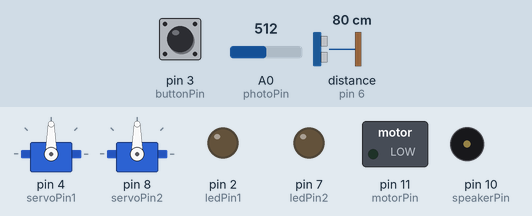
Recording of a sketch running on a simulated Arduino Uno, built with avr-gcc and run on an emulated ATmega328P. On the bench: 2 × servo, switched loads named in the sketch (green lamp = pin HIGH), output pins drawn as LEDs (lit = HIGH), buzzer (waves = sounding). Inputs (shaded band) come from the test bench; at power-on: pin 3 (buttonPin) LOW, distance to the obstacle (sensor on pin 6) 80 cm, A0 (photoPin) = 512. The echo pulse lasts 58.3 µs per cm; pins used as bus, display or sensor lines are not drawn; what the sketch prints to the serial monitor is not drawn.

Above: at 1.3 s.
1.4 s: pin 3 (buttonPin) pulled HIGH for 0.3 s
At 4.3 s:
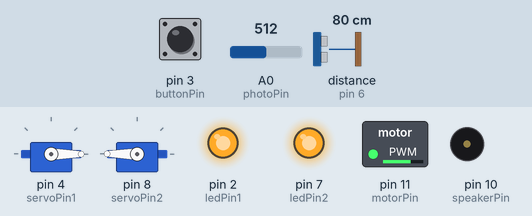
4.4 s: distance to the obstacle (sensor on pin 6) set to 7 cm
6.2 s: distance to the obstacle (sensor on pin 6) set to 4 cm
At 8.33 s:
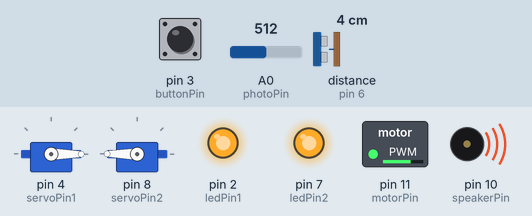
9.2 s: pin 3 (buttonPin) pulled HIGH for 1 s
At 12.0 s:
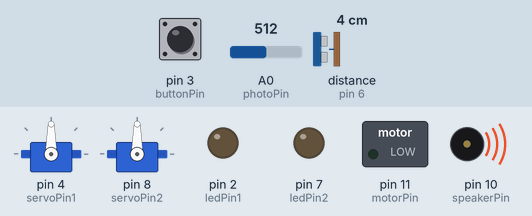
Timing chart, 0 to 13.2 s (numbered marks = the images above; inputs shaded):
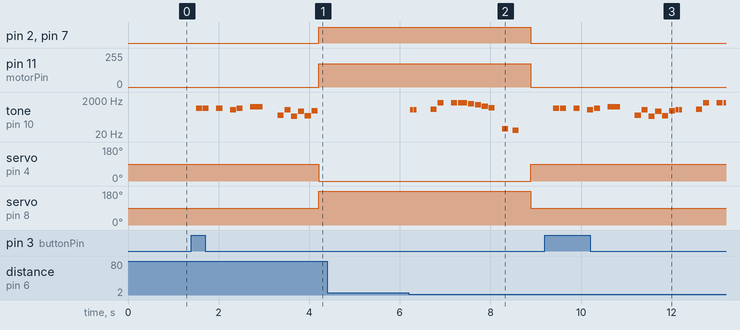

The sketch:

FinalRobot.ino
```cpp
/* "Roboo" - ENGR 1L Final Project
 * By Team 19: Ethan Sychangco, Tiffany Nguyen, Henrik Evers
 * Tuesday, March 21, 2023
 *
 * The "Roboo" is a car-like robot inspired by the "Boo" character
 * from the Mario Bros. series.
 *
 * The robot starts in an all-off state.
 * After pushing the start button, the robot will react to light.
 * When it is bright (shining a flashlight), it will act completely
 * still and rotate a servo to "hide its eyes". But when it is dark
 * (no flashlight), it will make noise, show its red eyes, and drive
 * forward.
 *
 * The "Roboo" has a game involved. The goal is stop the car on a
 * specific win zone, without having it reach the end of the track
 * where a figurine stands. If either conditions are met, corresponding
 * effects will play and the robot will return to an all-off state.
 *
 * Outline of this Arduino Sketch:
 * 1. Definitions
 * 2. Setup
 * 3. Functions
 * 4. Main Logic
 */


//=============//
// DEFINITIONS //
//=============//

#include <Servo.h>                      // include the Servo library

Servo myservo1;                         // initialize first servo object
Servo myservo2;                         // initialize second servo object

int photoPin = A0;                      // pin A0 is for photoresistor sensing
int ledPin1 = 2;                        // pin 2 is first RED LED
int ledPin2 = 7;                        // pin 7 is second RED LED
int servoPin1 = 4;                      // pin 4 is first servo motor (arm)
int servoPin2 = 8;                      // pin 8 is second servo motor (arm)
int usTrigPin = 5;                      // pin 5 is ultrasonic sensor "trigger"
int usReadPin = 6;                      // pin 6 is ultrasonic sensor "reading"
int speakerPin = 10;                    // pin 10 is speaker
int buttonPin = 3;                      // pin 3 is button
int motorPin = 11;                      // pin 11 is motor

enum notes {NOTE_C1 = 33, NOTE_E1 = 41, NOTE_D2 = 73, NOTE_E2 = 82,
  NOTE_A2 = 110, NOTE_A3 = 220, NOTE_AS3 = 233, NOTE_C4 = 262,
  NOTE_A4 = 440, NOTE_AS4 = 466, NOTE_C5 = 523, NOTE_CS5 = 554,
  NOTE_E5 = 659, NOTE_F5 = 698, NOTE_G5 = 784, NOTE_A5 = 880,
  NOTE_C6 = 1047, NOTE_D6 = 1175, NOTE_F6 = 1397, NOTE_G6 = 1568,
  NOTE_A6 = 1760, NOTE_B6 = 1976, NOTE_C7 = 2093, NOTE_D7 = 2349,
  NOTE_DS7 = 2489, REST = 0};
enum notes noteEnum;
// Enum object holding selected values of "pitches.h"
// [CREDIT]: Original pitch compilation by Brett Hagman

enum sounds {START_SOUND = 1, LOSE_SOUND = 2, WIN_SOUND = 3, AMBIENT_SOUND = 4};
enum sounds soundEnum;
// Enum object holding sound IDs

int start[] = {NOTE_E5,8, NOTE_E5,8, REST,8, NOTE_E5,8, REST,8, NOTE_C5,8,
  NOTE_E5,8, REST,8, NOTE_G5,4, REST,4};

int lose[] = {NOTE_C5,16, NOTE_C5,16, REST,4, NOTE_CS5,8, NOTE_F6,8,
  REST,8, NOTE_F6,8, NOTE_F6,-8, NOTE_D6,8, NOTE_C6,8, NOTE_A5,8, NOTE_F5,8,
  REST,8, NOTE_E1,8, REST,16, NOTE_C1,8};

int win[] = {NOTE_F6,8, NOTE_G6,8, NOTE_A6,16, NOTE_B6,16, NOTE_C7,16,
  NOTE_D7,16, NOTE_DS7,2};

int ambience[] = {NOTE_C4,8, NOTE_C5,8, NOTE_A3,8, NOTE_A4,8, NOTE_AS3,8,
  NOTE_AS4,8};
// Note charts for robot sound effects
// [CREDIT]: Super Mario Bros. Overworld, Underworld, 1UP, & Death by Koji Kondo.
// [CREDIT]: Charts by GitHub user "robsoncouto",
//   code repo: github.com/robsoncouto/arduino-songs/blob/master/supermariobros

int soundDebounce = 0;
// Variable used to ensure dark ambience sound
// only plays once per light state change

enum states {OFF = 0, DARK = 1, LIGHT = 2, WIN = 3, LOSE = 4};
enum states stateEnum;
// Enum object holding state IDs

int state = 0;
// State variable controls what the robot is doing

int winZones[] = {10, 11, 12};
// Specific ultrasonic distances, in centimeters,
// that result in a win stored in this array

#define MOTOR_SPEED 175
// "PWM cycle speed" that controls how fast our wheels rotate

#define LIGHT_THRESHOLD 600
// "Analog input value" that is our threshold between DARK and LIGHT state

#define MIN_DIST 5
// Ultrasonic sensor should return higher than 5 centimeters,
// else it has hit the figurine

#define DELAY_LENGTH 250
// Engine loops every 250 milliseconds


//=======//
// SETUP //
//=======//

void setup(){
  pinMode(photoPin, INPUT);             // set the photoresistor as input
  pinMode(ledPin1, OUTPUT);             // set first LED as output
  pinMode(ledPin2, OUTPUT);             // set second LED as output
  pinMode(speakerPin, OUTPUT);          // set speaker as output
  pinMode(buttonPin, INPUT);            // set button as input
  pinMode(usTrigPin, OUTPUT);           // set ultrasonic trigger pin as input
  pinMode(usReadPin, INPUT);            // set ultrasonic read pin as output
  pinMode(motorPin, OUTPUT);            // set motor pin as output

  myservo1.attach(servoPin1); 		      // attach servo pin to a servo object
  myservo1.write(0); 		                // servo begins with no movement
  myservo2.attach(servoPin2); 		      // attach servo pin to a servo object
  myservo2.write(0); 		                // servo begins with no movement

  Serial.begin(9600);                   // initialize serial for feedback
}


//===========//
// FUNCTIONS //
//===========//

void playAudio(int selectedAudio[], int size){
  /* Helper function called by "selectAudio()",
   * Contains logic/loop to play the notes in that function
   * [CREDIT]: robsoncouto
   */

  // change this to make the song slower or faster
  int tempo = 200;

  // sizeof gives the number of bytes, each int value is two bytes (16 bits)
  // two values per note (pitch & duration), for each note there are four bytes
  int notes = size / sizeof(selectedAudio[0]) / 2;

  // this calculates the duration of a whole note in ms
  int wholenote = (60000 * 4) / tempo;

  // base duration of a note, in ms
  int noteDuration = 5;

  // used to differentiate regular and dotted notes
  int divider;

  // play selected melody
  for (int thisNote = 0; thisNote < notes * 2; thisNote = thisNote + 2) {
    Serial.print("Note ");
    Serial.print(selectedAudio[thisNote]);
    Serial.print(" ");

    // calculates the duration of each note
    divider = selectedAudio[thisNote + 1];
    if (divider > 0) {
      // regular note, just proceed
      noteDuration = (wholenote) / divider;
    } else if (divider < 0) {
      // dotted notes are represented with negative durations
      noteDuration = (wholenote) / abs(divider);
      noteDuration *= 1.5; // increases the duration in half for dotted notes
    }

    // we only play the note for 90% of the duration, leaving 10% as a pause
    tone(speakerPin, selectedAudio[thisNote], noteDuration * 0.9);

    // wait for the specied duration before playing the next note
    delay(noteDuration);

    // stop the speaker before the next note
    noTone(speakerPin);
  }
}


void selectAudio(int which){
  /* Function: Holds the different sounds of the robot, when called it
   * will invoke playAudio() to play the corresponding sound
   */

  switch (which) {    // call playAudio() with the corresponding note array
    case START_SOUND:
      playAudio(start, sizeof(start));
      break;
    case LOSE_SOUND:
      playAudio(lose, sizeof(lose));
      break;
    case WIN_SOUND:
      playAudio(win, sizeof(win));
      break;
    case AMBIENT_SOUND:
      playAudio(ambience, sizeof(ambience));
  }
}


int buttonCheck(){
  /* Function: Get button press value from pushbutton,
   * return corresponding "ALL-ON" or "ALL-OFF" state value
   */

  int buttonRead = digitalRead(buttonPin);      // read button pin (bool)

  if (buttonRead && state == 0){                // if: PRESS and CURRENTLY OFF?
    Serial.println("[!] ALL ON");               // return the on state
    selectAudio(START_SOUND);                   // play start sound
    soundDebounce = 0;                          // allow playing ambience
    return 1;
  }
  else if (buttonRead && state != 0){           // if: PRESS and CURRENTLY ON?
    Serial.println("[!] ALL OFF");              // return the off state
    return 0;
  }
  else {                                        // else, NOT PRESSED
    return state;                               // do not change state
  }
}


int lightCheck(){
  /* Function: Get brightness value from photoresistor,
   * return corresponding "DARK" or "LIGHT" state value
   */

  int photoRead = analogRead(photoPin);         // read photoresistor pin (number)
  Serial.print("Light Value: ");
  Serial.println(photoRead);

  if (photoRead < LIGHT_THRESHOLD){             // if: DARK?
    Serial.println(">> NO LIGHT");              // return dark state
    if (!soundDebounce) {                       // if debounce permits,
      selectAudio(AMBIENT_SOUND);                     // play dark ambience sound
      soundDebounce = 1;
    }
    return 1;
  }
  else {                                        // else, LIGHT
    Serial.println(">> LIGHT");                 // return light state
    soundDebounce = 0;
    return 2;
  }
}


int distanceCheck(){
  /* Function: Get values from ultrasonic sensor,
   * return a state value if hit corresponding to win/lose
   */

  // [CREDIT]: HowToMechatronics.com
  // Send a ultrasonic pulse
  digitalWrite(usTrigPin, LOW);
  delayMicroseconds(2);
  digitalWrite(usTrigPin, HIGH);
  delayMicroseconds(20);
  digitalWrite(usTrigPin, LOW);

  // Get distance value from pulse
  unsigned long duration = pulseIn(usReadPin, HIGH);  // time till pulse return
  unsigned long distance = (duration / 2) / 29.1;     // distance in centimeters
  Serial.print("Distance Value: ");
  Serial.println(distance);

  // Distance logic
  if (state == 1 && distance < MIN_DIST && distance > 0){  // if: DARK & CLOSE?
    Serial.println("[X] RIP MARIO");              // return game over state
    return 4;
  }
  else if (state == 2){                           // else, test for wins - loop
    for (int i = 0; i < sizeof(winZones) / sizeof(winZones[0]); i++){
      if (distance == winZones[i]){               // if: WINZONE?
        Serial.println("[W] YOU ARE WINNER");     // return win state
        return 3;
      }
    }
  }
  return state;                         // do not change state if no matches
}


void performActions(int state){
  /* Function: Control red LEDs, servo rotation, dark audio effects
   */

  if (state == 0){                      // if: ALL OFF?
    myservo1.write(90);                 // eyes off, hands neutral
    myservo2.write(90);                 // and don't drive
    digitalWrite(ledPin1, LOW);
    digitalWrite(ledPin2, LOW);
    analogWrite(motorPin, 0);
  }
  else if (state == 1){                 // else if: DARK?
    myservo1.write(0);                  // show eyes
    myservo2.write(180);                // and drive
    digitalWrite(ledPin1, HIGH);
    digitalWrite(ledPin2, HIGH);
    analogWrite(motorPin, MOTOR_SPEED);
  }
  else if (state == 2){                 // else if: LIGHT?
    myservo1.write(180);                // hide eyes
    myservo2.write(0);                  // and don't drive
    digitalWrite(ledPin1, LOW);
    digitalWrite(ledPin2, LOW);
    analogWrite(motorPin, 0);
  }
  else {                                // else, no change
    return;
  }
}


//============//
// MAIN LOGIC //
//============//

void loop(){
  // Roboo Sensing
  state = buttonCheck();                // "ALL-ON / ALL-OFF" test > pushbutton
  if (state > 0){                       // if: ALL-ON?
    state = lightCheck();               // "LIGHT / DARK" test > photoresistor
    state = distanceCheck();            // "WIN / LOSE" test > ultrasonic
  }

  // Roboo Actions
  performActions(state);

  // On any stop conditions
  if (state == 3){                      // if: WIN?
    selectAudio(WIN_SOUND);                     // play win noise
    state = 0;                          // set to all-off
    Serial.println("[!] ALL OFF");
  }
  if (state == 4){                      // if: LOSE?
    selectAudio(LOSE_SOUND);                     // play game over noise
    state = 0;                          // set to all-off
    Serial.println("[!] ALL OFF");
  }

  // Delay before next loop
  delay(DELAY_LENGTH);
}
```

Measured:
- the behaviour switches between 6 and 5 cm on distance to the obstacle (sensor on pin 6) (found by bisection; images 1 and 2)
- after the input at 1.4 s, pin 2 (ledPin1), pin 7 (ledPin2): LOW → HIGH after 2.8 s
- after the input at 4.4 s, every drawn part: stays the same
- after the input at 6.2 s, pin 2 (ledPin1), pin 7 (ledPin2): HIGH → LOW after 2.7 s
- after the input at 9.2 s, tone on pin 10 (speakerPin): plays 659 Hz for 0.14 s, 659 Hz for 0.14 s, 659 Hz for 0.14 s, 523 Hz for 0.14 s, 659 Hz for 0.14 s, 784 Hz for 0.27 s … (18 notes in this stretch), starting after 0.19 s
